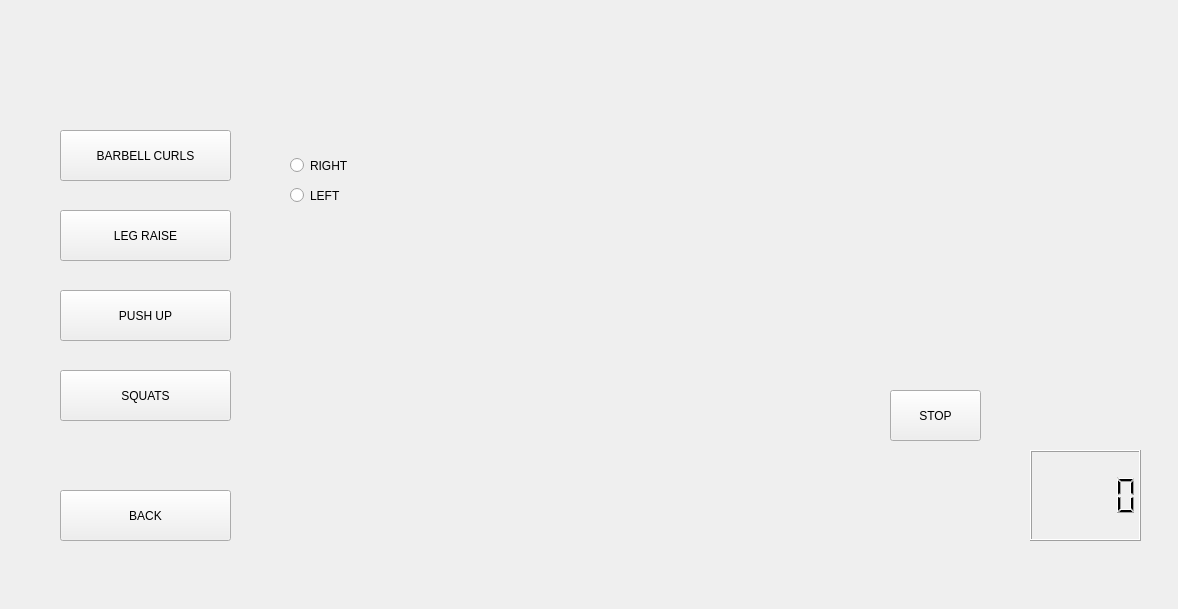
<?xml version="1.0" encoding="UTF-8"?>
<ui version="4.0">
 <class>MainWindow</class>
 <widget class="QMainWindow" name="MainWindow">
  <property name="enabled">
   <bool>true</bool>
  </property>
  <property name="geometry">
   <rect>
    <x>0</x>
    <y>0</y>
    <width>1178</width>
    <height>609</height>
   </rect>
  </property>
  <property name="windowTitle">
   <string>MainWindow</string>
  </property>
  <widget class="QWidget" name="centralwidget">
   <widget class="QLabel" name="background">
    <property name="geometry">
     <rect>
      <x>0</x>
      <y>-10</y>
      <width>1181</width>
      <height>641</height>
     </rect>
    </property>
    <property name="acceptDrops">
     <bool>false</bool>
    </property>
    <property name="layoutDirection">
     <enum>Qt::RightToLeft</enum>
    </property>
    <property name="autoFillBackground">
     <bool>true</bool>
    </property>
    <property name="text">
     <string/>
    </property>
    <property name="pixmap">
     <pixmap>../../daniel-leone-v7daTKlZzaw-unsplash.jpg</pixmap>
    </property>
    <property name="scaledContents">
     <bool>true</bool>
    </property>
    <property name="openExternalLinks">
     <bool>false</bool>
    </property>
   </widget>
   <widget class="QLabel" name="camera">
    <property name="geometry">
     <rect>
      <x>270</x>
      <y>130</y>
      <width>600</width>
      <height>450</height>
     </rect>
    </property>
    <property name="text">
     <string/>
    </property>
   </widget>
   <widget class="QPushButton" name="Barbell_Curl">
    <property name="geometry">
     <rect>
      <x>60</x>
      <y>130</y>
      <width>171</width>
      <height>51</height>
     </rect>
    </property>
    <property name="text">
     <string>BARBELL CURLS</string>
    </property>
   </widget>
   <widget class="QPushButton" name="Leg_raise">
    <property name="geometry">
     <rect>
      <x>60</x>
      <y>210</y>
      <width>171</width>
      <height>51</height>
     </rect>
    </property>
    <property name="text">
     <string>LEG RAISE</string>
    </property>
   </widget>
   <widget class="QPushButton" name="Pushup">
    <property name="geometry">
     <rect>
      <x>60</x>
      <y>290</y>
      <width>171</width>
      <height>51</height>
     </rect>
    </property>
    <property name="text">
     <string>PUSH UP</string>
    </property>
   </widget>
   <widget class="QPushButton" name="Squats">
    <property name="geometry">
     <rect>
      <x>60</x>
      <y>370</y>
      <width>171</width>
      <height>51</height>
     </rect>
    </property>
    <property name="text">
     <string>SQUATS</string>
    </property>
   </widget>
   <widget class="QPushButton" name="Back">
    <property name="geometry">
     <rect>
      <x>60</x>
      <y>490</y>
      <width>171</width>
      <height>51</height>
     </rect>
    </property>
    <property name="text">
     <string>BACK</string>
    </property>
   </widget>
   <widget class="QLabel" name="information">
    <property name="geometry">
     <rect>
      <x>890</x>
      <y>130</y>
      <width>261</width>
      <height>241</height>
     </rect>
    </property>
    <property name="text">
     <string/>
    </property>
   </widget>
   <widget class="QPushButton" name="pushButton">
    <property name="geometry">
     <rect>
      <x>890</x>
      <y>390</y>
      <width>91</width>
      <height>51</height>
     </rect>
    </property>
    <property name="text">
     <string>STOP</string>
    </property>
   </widget>
   <widget class="QLCDNumber" name="lcdnumber">
    <property name="geometry">
     <rect>
      <x>1030</x>
      <y>450</y>
      <width>111</width>
      <height>91</height>
     </rect>
    </property>
   </widget>
   <widget class="QRadioButton" name="radioR">
    <property name="geometry">
     <rect>
      <x>290</x>
      <y>150</y>
      <width>141</width>
      <height>31</height>
     </rect>
    </property>
    <property name="text">
     <string>RIGHT</string>
    </property>
   </widget>
   <widget class="QRadioButton" name="radioL">
    <property name="geometry">
     <rect>
      <x>290</x>
      <y>180</y>
      <width>141</width>
      <height>31</height>
     </rect>
    </property>
    <property name="text">
     <string>LEFT</string>
    </property>
   </widget>
  </widget>
 </widget>
 <resources/>
 <connections/>
</ui>
